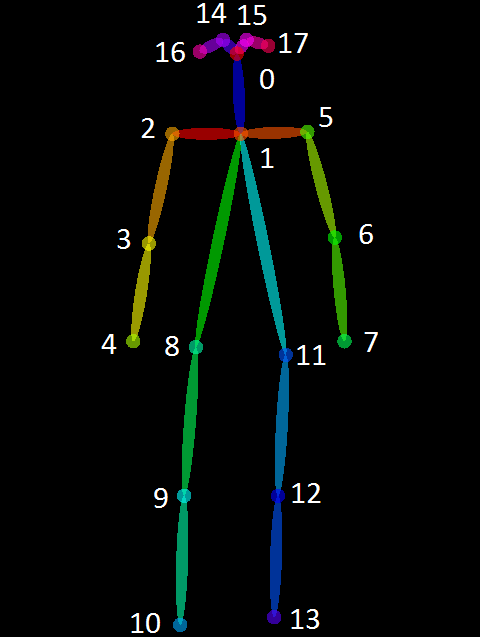
#> input picture 79165322-3fbd1700-7db9-11ea-851a-2baa20d57882.png, 480 x 637 px; its folder holds only this picture in this run
$ python -i crop_dvs.py   (imports and definitions only)
#> lines starting #> are read from the running program, lines starting #| are printed output that depends on the picture
import matplotlib.pyplot as plt
import numpy as np
import cv2
import os

def contiguous_regions(condition):
    """Finds contiguous True regions of the boolean array "condition". Returns
    a 2D array where the first column is the start index of the region and the
    second column is the end index."""

    # Find the indicies of changes in "condition"
    d = np.diff(condition)
    idx, = d.nonzero()

    # We need to start things after the change in "condition". Therefore,
    # we'll shift the index by 1 to the right.
    idx += 1

    if condition[0]:
        # If the start of condition is True prepend a 0
        idx = np.r_[0, idx]

    if condition[-1]:
        # If the end of condition is True, append the length of the array
        idx = np.r_[idx, condition.size] # Edit

    # Reshape the result into two columns
    idx.shape = (-1,2)
    return idx

def find_region(condition):
    max_length = 0
    return_s = 0
    return_e = 0
    for start, stop in contiguous_regions(condition):
        t = stop - start
        if max_length < t:
            return_s = start
            return_e = stop
            max_length = t
    return return_s, return_e

def crop_and_save(img_path, out_path):
#> called with out_path = 'out.png'
    img = cv2.imread(img_path)
#> img is the input picture: shape (637, 480, 3); mean B, G, R 6.3, 8.6, 5.1
    gray = cv2.cvtColor(img, cv2.COLOR_BGR2GRAY)
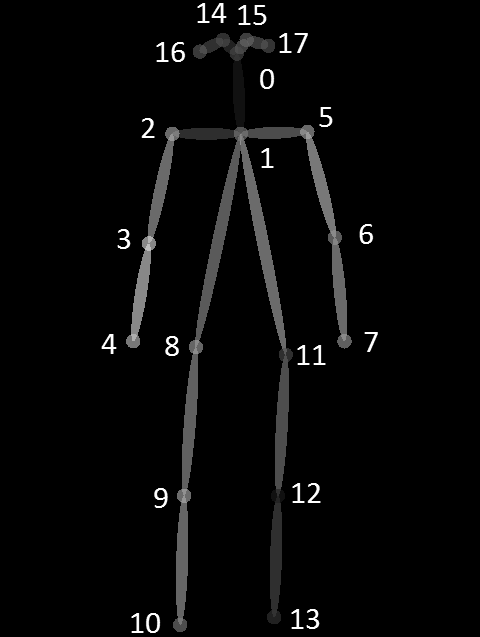
#> gray: shape (637, 480); min 0, max 255, mean 7.3
    gray = cv2.GaussianBlur(gray, (5,5), 1)
    gray = cv2.fastNlMeansDenoising(gray,h = 10, templateWindowSize = 7)

    sm = gray.sum(0)
#> sm = 480 values, max 22385 at index 183, min 0 at index 0, mean 4655.2
    condition = sm > min(sm)
    s,e = find_region(condition)
#> in contiguous_regions, `idx, = d.nonzero()`: idx = [98, 353, 356, 379]
#> in contiguous_regions, `idx += 1`: idx = [99, 354, 357, 380]
#> the loop in find_region, `for start, stop in contiguous_regions(condition):` made 2 passes
#> (start, stop, t, return_s, return_e, max_length) on pass 1: (99, 354, 255, 99, 354, 255)
#> (start, stop, t) on pass 2: (357, 380, 23)
#> after the loop in find_region, `for start, stop in contiguous_regions(condition):`: max_length = 255; return_e = 354; return_s = 99
#> s = 99; e = 354
    l = e - s
#> l = 255
    s = max(0, s - l // 4)
#> s = 36
    e = min(gray.shape[1] - 1, e + l // 4)
#> e = 417
    img = img[:, s:e]
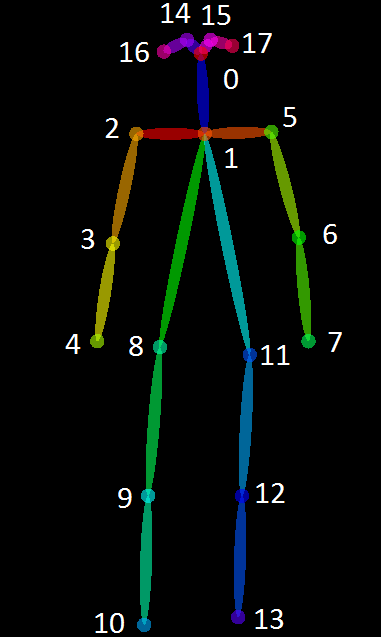
#> img: shape (637, 381, 3); mean B, G, R 7.9, 10.9, 6.4

    sm = gray.sum(1)
#> sm = 637 values, max 12650 at index 136, min 0 at index 0, mean 3507.9
    condition = sm > min(sm)
    s,e = find_region(condition)
#> the loop in find_region (call 2), `for start, stop in contiguous_regions(condition):` made 2 passes
#> (start, stop, t, return_s, return_e, max_length) on passes 1 to 2: (1, 27, 26, 1, 27, 26), (30, 635, 605, 30, 635, 605)
#> s = 30; e = 635
    l = e - s
#> l = 605
    s = max(0, s - l // 4)
#> s = 0
    e = min(gray.shape[0] - 1, e + l // 4)
#> e = 636
    img = img[s:e, :]
#> img: shape (636, 381, 3)

    cv2.imwrite(out_path, img)


dvs_img = "dvs/pic"
out_dir = "dvs/crop_img"
# [9 lines not run here, left out]

>>> result = crop_and_save('../../79165322-3fbd1700-7db9-11ea-851a-2baa20d57882.png', 'out.png')
